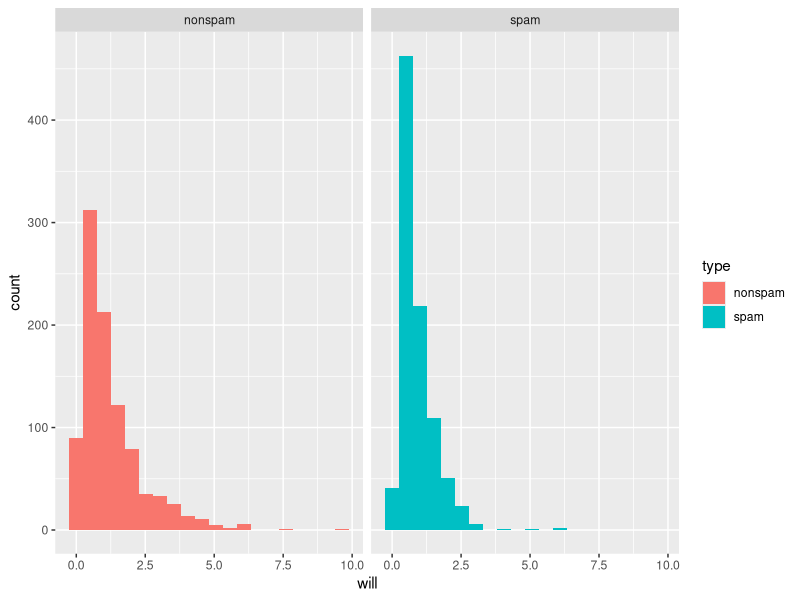
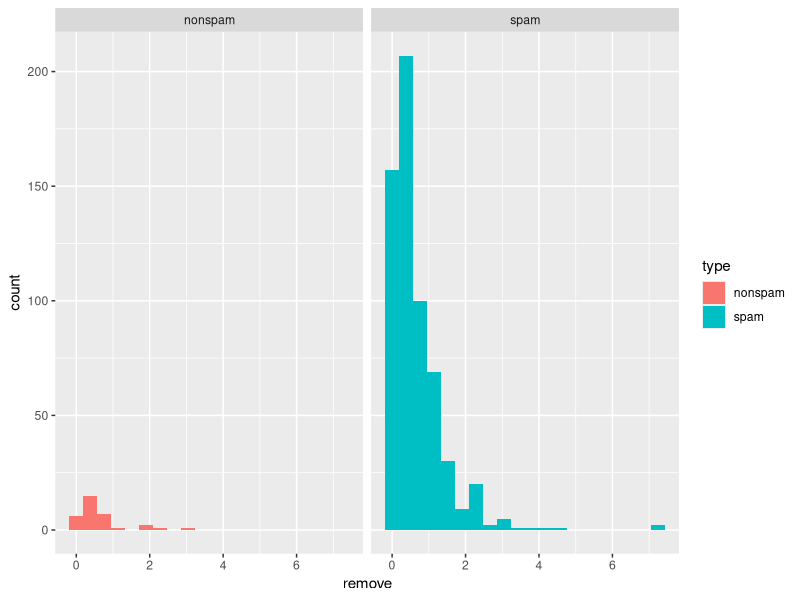
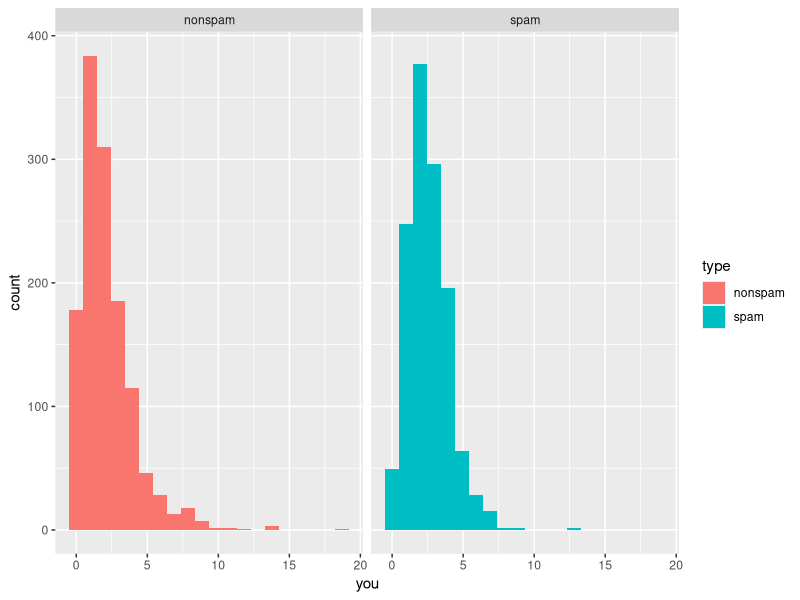
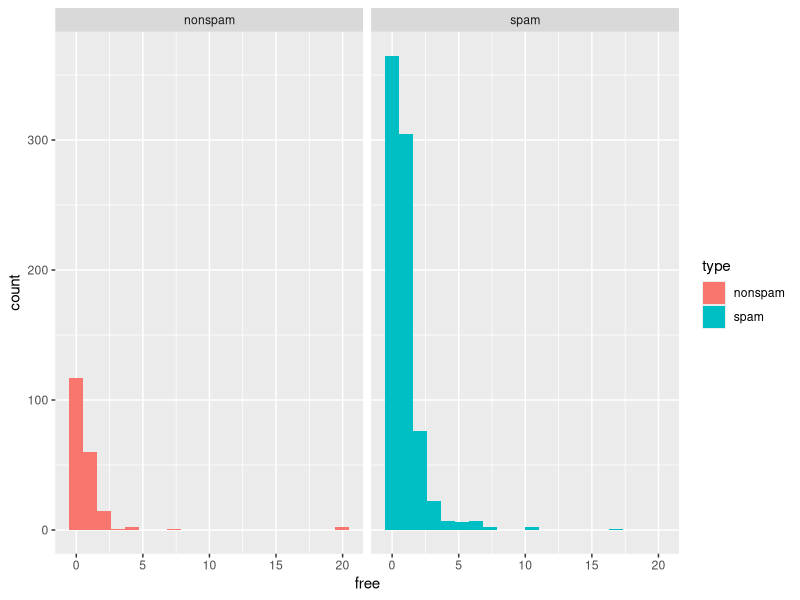
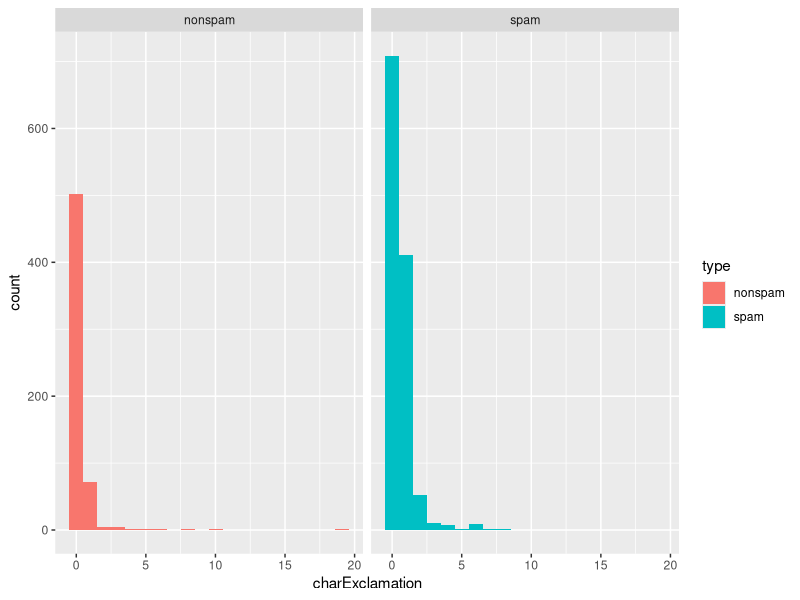
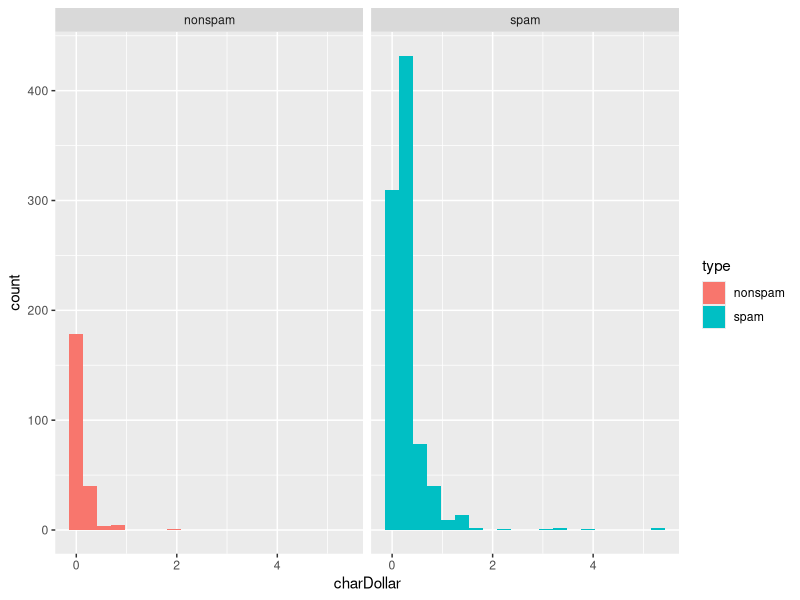

These figures' R source, in order:
#install.packages("caret")
#install.packages("ggplot2")
#install.packages("sqldf")
library(ggplot2)
library(caret)
library(sqldf)

# set the working directory to the proper folder
# you can either give in the path or click on Session and then Set Working Directory
#setwd("~/Desktop/Spamfilter")

# We set the seed to remove randomness in choosing the training set. 
# I will explain this in class. 
set.seed(10)

# read the data
# type ?read.csv in the console if you need information about a function
spam <- read.csv2(file="SpamFilterData.csv", sep =",", dec = ".") 

# good practice would be to specify the classes for the columns
# colClasses = c(rep("numeric", 6), "factor"))
# information about the object can be extracted by using str
str(spam)

# several options to view the data 
View(spam)
head(spam)
tail(spam, 10)

# get summary
summary(spam)


#*****************

# create an array of indices to partition the data
# p = 0.8 means I will use 80% of the rows for the training set
trainIndex <- createDataPartition(spam$type, p = 0.8, list = FALSE, times = 1)

trainSet <- spam[trainIndex, ]
testSet <- spam[-trainIndex,]



#by Joris

createHistogram <- function(dataSet, event){
  colNumber <- match(event, names(dataSet))
  ggplot(data=dataSet,(aes_string(x = event, fill = "type"))) + geom_histogram(bins = 20) + facet_grid(~type) 
  ggplot(data=trainSet[(dataSet[colNumber] != 0.0),], (aes_string(x = event, fill = "type"))) + geom_histogram(bins = 20) + facet_grid(~type) 
}

colnames(trainSet)

createHistogram(trainSet, "will")
createHistogram(trainSet, "remove")
createHistogram(trainSet, "you")
createHistogram(trainSet, "free")
createHistogram(trainSet, "charExclamation")
createHistogram(trainSet, "charDollar")

#Wahrscheinleichkeit, das Wort in einem Spam Mail vorkommt
probEisSpam <- function(dataSet, event){

  colNumber <- match(event, names(dataSet))
  
  nrowSpamandEvent <- nrow(dataSet[dataSet$type == "spam" & dataSet[colNumber] > 0,])
  nrowSpam <- nrow(dataSet[dataSet$type == "spam",])
  
  pSpamandEvent <- nrowSpamandEvent / nrowSpam
  
  nrowNonSpamandEvent <- nrow(dataSet[dataSet$type == "nonspam" & dataSet[colNumber] > 0,])
  nrowNonSpam <- nrow(dataSet[dataSet$type == "nonspam",])
  
  pNonSpamandEvent <- nrowNonSpamandEvent / nrowNonSpam
  
  probability <- pSpamandEvent*0.9/(pSpamandEvent*0.9 + pNonSpamandEvent*0.1)
  
  return(probability)
}

pExclamation <- probEisSpam(trainSet, "charExclamation")






View(trainSet)
